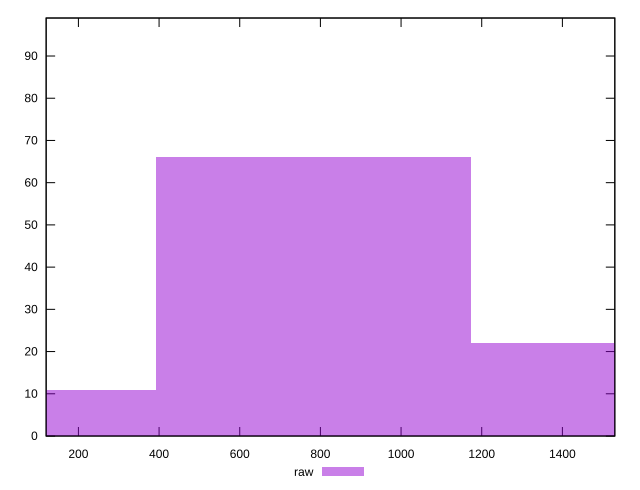

Reproduce this figure in gnuplot.
reset

$raw <<EOF
782.78292756703 66
0 11
1565.56585513406 22
EOF

set key outside below
set boxwidth 782.78292756703
set xrange [120:1530]
set yrange [0:99]
set trange [0:99]
set style fill transparent solid 0.5 noborder
set terminal svg size 640, 490 enhanced background rgb 'white'
set output "report/report_00029_2021-02-24T13-36-40.390Z/uses-http2/samples/card/raw/histogram.svg"

plot $raw title "raw" with boxes

reset
